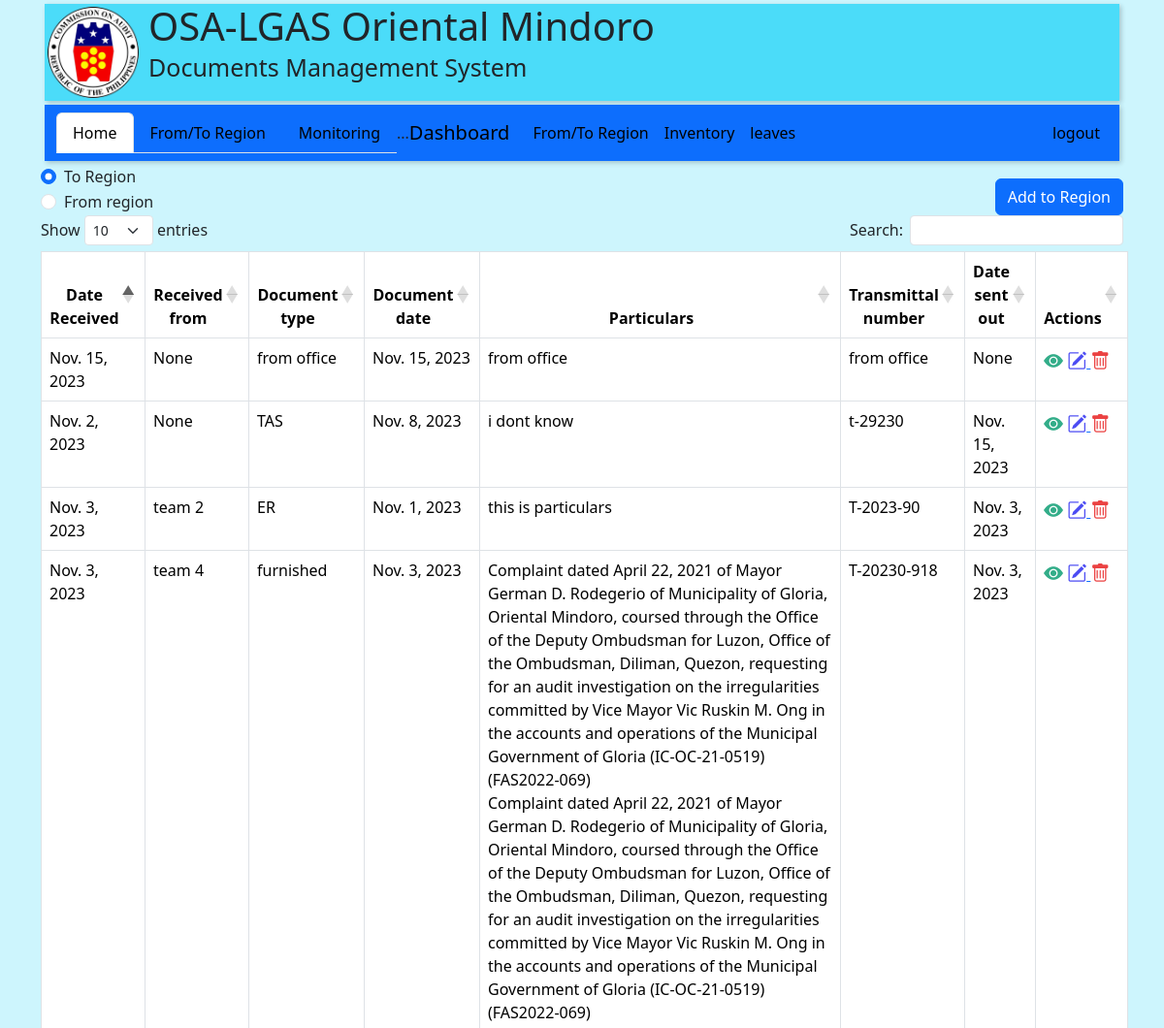
The page /inout/ (signed in, upper part) on the database as committed earlier.
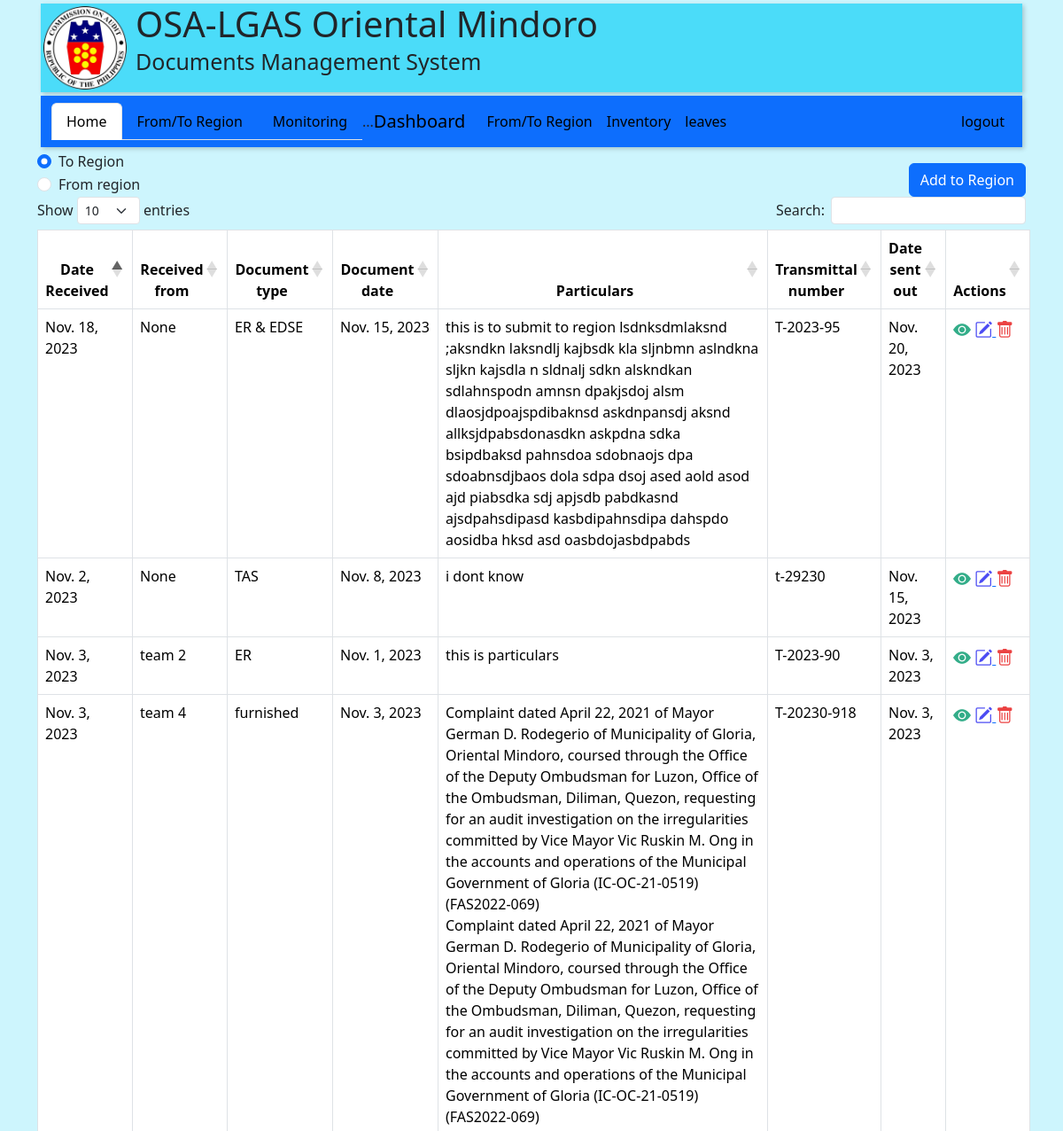
The same page on the database as committed later.
### main/models.py (models this page shows, shortened)
class ToRegion(models.Model):
    created_at = models.DateTimeField(auto_now_add=True)
    date_received = models.DateField(blank=True, null=True)
    received_from =  models.CharField(max_length=50, blank=True, null=True)
    document_type =  models.CharField(max_length=100, blank=True, null=True)
    document_date = models.DateField(blank=True, null=True)
    particulars =  models.TextField(blank=True, null=True)
    copies =  models.TextField(blank=True, null=True)
    date_signed_sa =  models.DateField(blank=True, null=True)
    transmittal_number =  models.CharField(max_length=50, blank=True, null=True)
    date_sent_out =  models.DateField(blank=True, null=True)
    date_received_from_region =  models.DateField(blank=True, null=True)
    date_received_by_region =  models.DateField(blank=True, null=True)
    location_stored =  models.TextField(blank=True, null=True)
    date_sent_to_teams = models.DateField(blank=True, null=True)
    received_by_team = models.CharField(max_length=50, blank=True, null=True)
    remarks = models.TextField(blank=True, null=True)

### main/views.py (the view, shortened to what this page needs)
# urls.py: path('inout/', views.inout, name='inout'),
def inout(request):
    records = ToRegion.objects.all()
    fromrecords = FromRegion.objects.all()
    return render(request,'inout.html',{'records': records, 'fromrecords': fromrecords})

### main/templates/inout.html (shortened to what this page needs)
{% extends "base.html" %}
{%block content%}
{% if user.is_authenticated %}
<div class="row gx-1">
  <div class="col-md-2">
    <div class="form-check">
        <input class="form-check-input" type="radio" name="contentOption" id="option1" checked>
        <label class="form-check-label" for="DisplayTo">To Region</label>
    </div>
    <div class="form-check">
        <input class="form-check-input" type="radio" name="contentOption" id="option2">
        <label class="form-check-label" for="DisplayFrom">From region</label>
    </div>
  </div>
  <div class="col-md-10 d-flex justify-content-end align-self-end">
    <button type="button" class="btn btn-primary" data-bs-toggle="modal" data-bs-target="#myModal" id="btnToRegion">Add to Region</button>
  </div>
</div>
<div class="row" id="DisplayTo" >
  <table id="custo" name="custo" class="table table-hover table-bordered" >
      <thead>
        <tr>
          <th scope="col" class="text-center">Date Received</th>
          <th scope="col" class="text-center">Received from</th>
          <th scope="col" class="text-center">Document type</th>
          <th scope="col" class="text-center">Document date</th>
          <th scope="col" class="text-center">Particulars</th>
          <th scope="col" class="text-center">Transmittal number</th>
          <th scope="col" class="text-center">Date sent out</th>
          <th scope="col" class="text-center">Actions</th>
        </tr>
      </thead>
      <tbody>
        {% if records %}
          {% for record in records %}
              <tr>
                  <td>{{record.date_received}}</td>
                  <td>{{record.received_from}}</td>
                  <td>{{record.document_type}}</td>
                  <td>{{record.document_date}}</td>
                  <td  style="white-space: pre-line;">{{record.particulars}}</td>
                  <td>{{record.transmittal_number}}</td>
                  <td>{{record.date_sent_out}}</td>
                  <td>
                    <a>
                      <i class="bi bi-eye-fill" style="color: rgb(51, 173, 137); font-size: 20px;"></i>
                    </a>
                    <a href="{% url "updateTo" record.id %}" target="_blank">
                      <i class="bi bi-pencil-square" style="color: rgb(76, 76, 243); font-size: 20px;"></i>
                    </a>
                      <a href="{% url "deleteTo" record.id%}">
                        <i class="bi bi-trash" style="color: rgb(235, 66, 66); font-size: 20px;"></i>
                      </a>
                  </td>
              </tr>
          {% endfor %}
        {% endif %}
      </tbody>
  </table>
</div>
{% endif %}
{% endblock %}

### main/templates/base.html (shortened to what this page needs)
<!doctype html>
<html lang="en">
  <head>
    {% load static %}
    <link rel="stylesheet" href="https://cdn.jsdelivr.net/npm/bootstrap-icons@1.3.0/font/bootstrap-icons.css">
    <link href="https://cdn.jsdelivr.net/npm/bootstrap@5.3.2/dist/css/bootstrap.min.css" rel="stylesheet">
    <link href="https://cdnjs.cloudflare.com/ajax/libs/twitter-bootstrap/5.3.0/css/bootstrap.min.css" rel="stylesheet">
    <link href="https://cdn.datatables.net/1.13.6/css/dataTables.bootstrap5.min.css" rel="stylesheet">
    <link rel="stylesheet" href="{% static 'css/myStyle.css' %}">
    <link rel="stylesheet" href="{% static 'css/toRegionTitle.css' %}">
    <link rel="stylesheet" href="{% static 'css/hr.css' %}">
    <link rel="stylesheet" href="https://cdn.jsdelivr.net/npm/bootstrap@5.5.2/dist/css/bootstrap.min.css">
  </head>
  {% block layout %}
  <body class = "custom-bg">
    <div class="container">
      <div class="banner-size  inside-bg shadow-div" style="display: flex; align-items: center; justify-content: left; margin: 4px;">
        <img src="{% static 'img/coa.png' %}" alt="logo" style="max-width: 100%; max-height: 100%; width: auto; height: auto;">
        <div style="display: inline-block; vertical-align: top; text-align: left; margin-left: 10px;">
            <h1 style="margin-bottom: 0;">OSA-LGAS Oriental Mindoro</h1>
            <p style="margin-top: 0; font-size: 25px;">Documents Management System</p>
        </div>
      </div>
      <div>
      {% include "navbar.html" %}
      </div>
  {% endblock %}
      {% block content %}
      {% endblock %}
    </div>
  </body>
</html>

### main/templates/navbar.html (shortened to what this page needs)
<nav class="navbar navbar-expand-lg bg-primary custom-navbar shadow-div">
    <div class="container-fluid ">
      <ul class="nav nav-tabs" id="myTab" role="tablist" >
        <li class="nav-item" role="presentation" >
          <button style="color: black;" class="nav-link active" id="home-tab" data-bs-toggle="tab" data-bs-target="#home-tab-pane" type="button" role="tab" aria-controls="home-tab-pane" aria-selected="true" >Home</button>
        </li>
        <li class="nav-item" role="presentation">
          <button style="color: black;" class="nav-link" id="profile-tab" data-bs-toggle="tab" data-bs-target="#profile-tab-pane" type="button" role="tab" aria-controls="profile-tab-pane" aria-selected="false" href="{% url "inout" %}">From/To Region</button>
        </li>
        <li class="nav-item" role="presentation">
          <button style="color: black;" class="nav-link" id="contact-tab" data-bs-toggle="tab" data-bs-target="#contact-tab-pane" type="button" role="tab" aria-controls="contact-tab-pane" aria-selected="false">Monitoring</button>
        </li>
      </ul>
      <div class="tab-content" id="myTabContent">
        <div class="tab-pane fade show active" id="home-tab-pane" role="tabpanel" aria-labelledby="home-tab" tabindex="0">...</div>
      </div>
      <a class="navbar-brand" href="#">Dashboard</a>
      <div class="collapse navbar-collapse" id="navbarNavAltMarkup">
        <div class="navbar-nav">
          <a class="nav-link active" aria-current="page" href="{% url "inout" %}">From/To Region</a>
          <a class="nav-link active" href="#">Inventory</a>
          <a class="nav-link active" href="#">leaves</a>
        </div>
      </div>
      {% if user.is_authenticated %}
      <div class="navbar-nav ml-auto">
      <a class="nav-link active" href="{% url "logout" %}">logout</a>
      </div>
      {% else %}
      <div class="navbar-nav ml-auto">
          <a class="nav-link" href="{% url "home" %}">login</a>
      </div>
      {% endif %}
    </div>
</nav>

### static/css/myStyle.css (style rules this page uses)
.custom-bg { background-color: #CDF5FD; }
.inside-bg { background-color: #4bdcf9; }
.shadow-div { box-shadow: 2px 2px 5px rgba(0, 0, 0, 0.2); padding: 20px; }
.custom-navbar { padding: 0; margin: 4px; }
.banner-size { height: 100px; padding: 3px; }

Rows that differ between the two databases and show on the page:
removed ToRegion: date_received "Nov. 15, 2023", received_from "None", document_type "from office", document_date "Nov. 15, 2023", particulars "from office", transmittal_number "from office", date_sent_out "None"
added ToRegion: date_received "Nov. 18, 2023", received_from "None", document_type "ER & EDSE", document_date "Nov. 15, 2023", particulars "this is to submit to region lsdnksdmlaksnd ;aksndkn laksndlj kajbsdk kla sljnbmn aslndkna sljkn kajsdla n sldnalj sdkn alskndkan sdlahnspodn amnsn dpakjsdoj alsm dlaosjdpoajspdibaknsd askdnpansdj aksnd allksjdpabsdonasdkn askpdna sdka bsipdbaksd pahnsdoa sdobnaojs dpa sdoabnsdjbaos dola sdpa dsoj ased aold asod ajd piabsdka sdj apjsdb pabdkasnd ajsdpahsdipasd kasbdipahnsdipa dahspdo aosidba hksd asd oasbdojasbdpabds", transmittal_number "T-2023-95", date_sent_out "Nov. 20, 2023"
